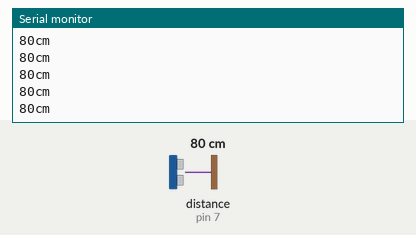
Recording of a sketch running on a simulated Arduino Uno, built with avr-gcc and run on an emulated ATmega328P. Shown: the last lines printed to the serial monitor. Wiring (inferred from the names in the program): ultrasonic range finder: trigger pin 7; echo pin 7. The inputs (shaded band) are chosen by the test bench; at power-on: distance to the obstacle (sensor on pin 7) 80 cm. The echo pulse lasts 58.3 µs per cm.

Above: at 1.2 s.
1.3 s: distance to the obstacle (sensor on pin 7) set to 120 cm
At 1.49 s:
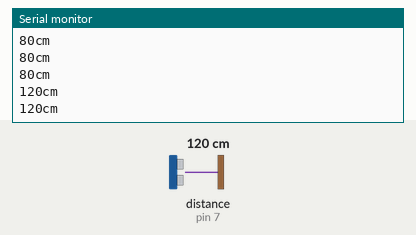
4.3 s: distance to the obstacle (sensor on pin 7) set to 2 cm
At 4.3 s:
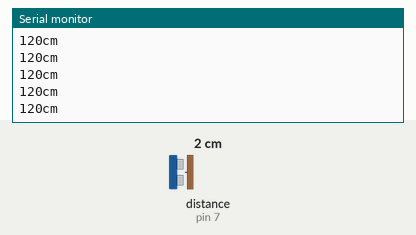
Timing chart, 0 to 7.3 s (numbered marks = the images above; inputs shaded):
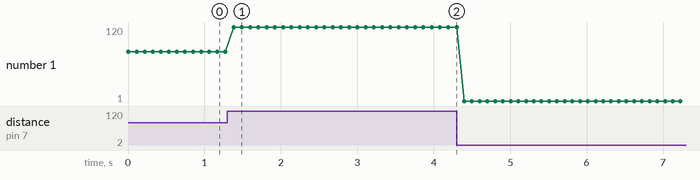

The sketch:

ultrasound_test.ino
```cpp
// this constant won't change. pin number of the ultrasonic sensor signal:
const int pingPin = 7;

void setup() {
  Serial.begin(9600);
}

void loop() {
  // variables for duration of the ping,
  // result in and centimeters:
  long duration, cm;

  /* The PING is triggered by a HIGH pulse of 2 or more microseconds.
   * Give a short LOW pulse beforehand to ensure a clean HIGH pulse:*/
  pinMode(pingPin, OUTPUT);
  digitalWrite(pingPin, LOW);
  delayMicroseconds(2);
  digitalWrite(pingPin, HIGH);
  delayMicroseconds(5);
  digitalWrite(pingPin, LOW);

  /* The same pin is used to read the signal from the PING))):
   * a HIGH pulse whose duration is the time (in microseconds)
   * from the sending of the ping to the reception of its echo
   * off of an object. */
  pinMode(pingPin, INPUT);
  duration = pulseIn(pingPin, HIGH);

  // convert the time into a distance
  cm = microsecondsToCentimeters(duration);

  Serial.print(cm);
  Serial.print("cm");
  Serial.println();

  delay(100);


}

long microsecondsToCentimeters(long microseconds) {
  /* The speed of sound is 340 m/s or 29 microseconds per centimeter.
   * The ping travels out and back, so to find the distance of the
   * half of the distance travelled. */
  return microseconds / 29 / 2;
}
```

Measured:
- after the input at 1.3 s, the serial monitor: prints a new line after 0.08 s (image 1)
- plotted number 1: 80 → 120 after the input at 1.3 s, 120 → 1 after the input at 4.3 s
